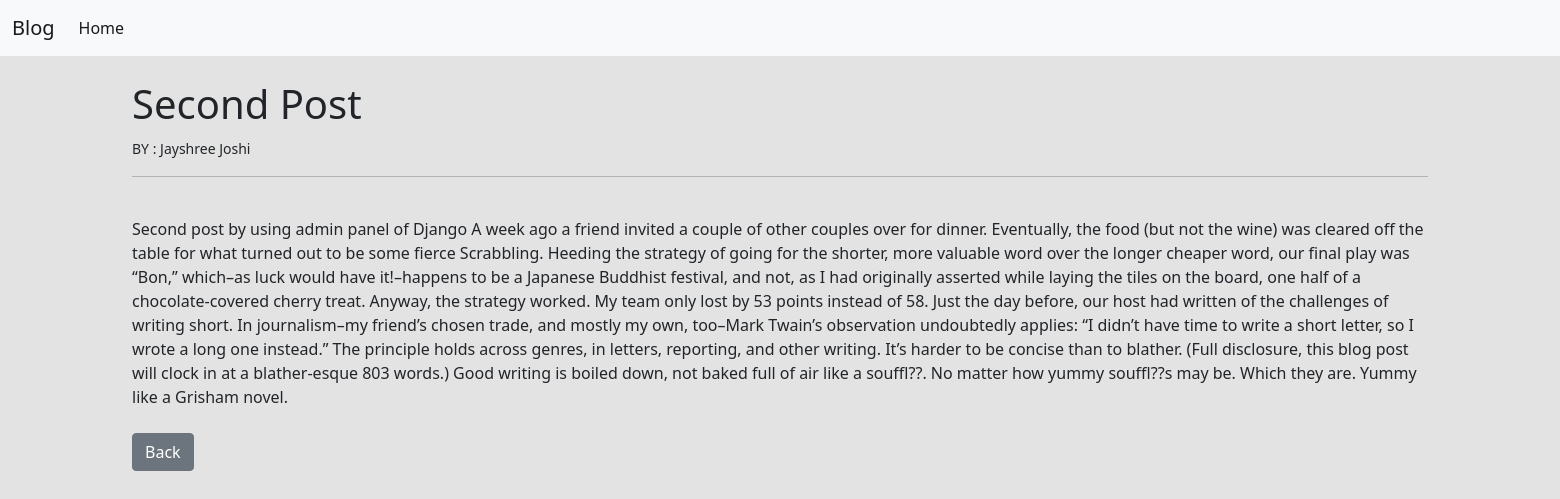
The app's page /article/2 with its own data.
### blogapp/models.py (models this page shows, shortened)
class Post(models.Model):
    title = models.CharField(max_length=255)
    author = models.ForeignKey(User, on_delete=models.CASCADE)
    text = models.TextField()

### blogapp/views.py (the view)
# urls.py: path('article/<int:pk>', ArticleDetailView.as_view(), name='article-detail'),
class ArticleDetailView(DetailView):
    model = Post
    template_name = 'article_details.html'

### blogapp/templates/article_details.html (shortened to what this page needs)
{% extends 'base.html' %}
{% block content %}
<h1>{{ post.title }}</h1>
<small> BY : {{ post.author.first_name}}   {{ post.author.last_name}}
</small>
<br />
<hr>
<br />
{{ post.text }}
<br/>
<br/>
<a href="{% url 'home' %}" class="btn btn-secondary"> Back </a>
{% endblock %}

### blogapp/templates/base.html (style rules this page uses)
body { background-color: rgb(228, 227, 227) !important; }

### records on screen
Post: title "Second Post", author.first_name "Jayshree", author.last_name "Joshi", text "Second post by using admin panel of Django A week ago a friend invited a couple of other couples over for dinner. Eventually, the food (but not the wine) was cleared off the table for what turned out to be some fierce Scrabbling. Heeding the strategy of going for the shorter, more valuable word over the longer cheaper word, our final play was “Bon,” which–as luck would have it!–happens to be a Japanese Buddhist festival, and not, as I had originally asserted while laying the tiles on the board, one half of a chocolate-covered cherry treat. Anyway, the strategy worked. My team only lost by 53 points instead of 58. Just the day before, our host had written of the challenges of writing short.…"
